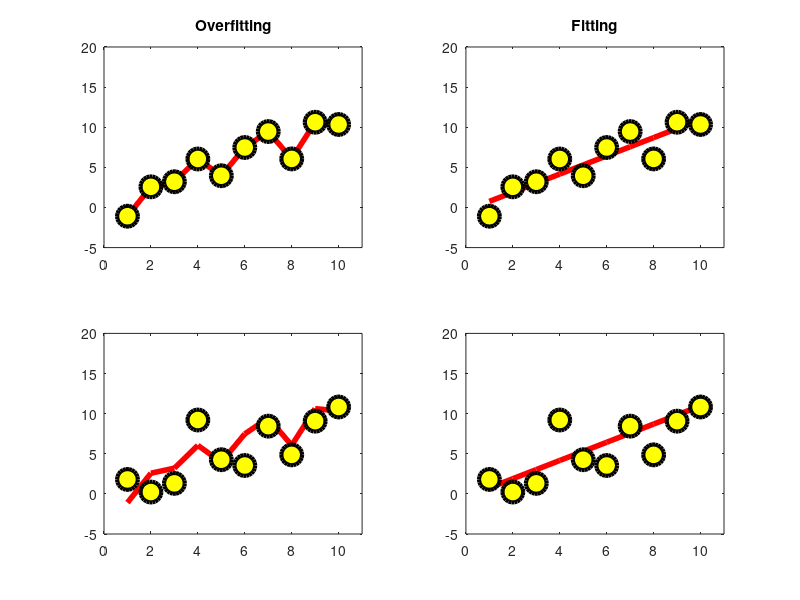

The MATLAB source for this figure:
%% Matlab for Brain and Cognitive Scientists
% Matlab code for Chapter 2
% Mike X Cohen
% 
% This code accompanies the book 
%      "Matlab for Brain and Cognitive Scientists" (MIT Press, 2017).
% Using the code without following the book may lead to confusion, 
% incorrect data analyses, and misinterpretations of results. 
% Mike X Cohen assumes no responsibility for incorrect use of this code. 

%% Figure 2.01
% using polynomials to demonstrate fitting vs. overfitting
% (you'll learn about what this code means in chapter 28)

% generate data
N = 10; % number of datapoints
data1 = linspace(1,10,N) + 2*randn(1,N); % linearly increasing with noise
data2 = linspace(1,10,N) + 2*randn(1,N);

% polynomial that over-fits the data (N+1 coefficients!)
polycoefsOver = polyfit(1:N,data1,N);
% estimated data based on the coefficients
yHat = polyval(polycoefsOver,1:N);

% plot
figure(1), clf

% plot the data and over-fit model
subplot(221)
plot(yHat,'r','linew',4), hold on
plot(data1,'ko','linew',3,'markerface','y','markersize',15)
set(gca,'xlim',[0 11],'ylim',[-5 20])
title('Overfitting')

% plot the model on new data with the same underlying 
% structure but different noise.
subplot(223)
plot(yHat,'r','linew',4), hold on
plot(data2,'ko','linew',3,'markerface','y','markersize',15)
set(gca,'xlim',[0 11],'ylim',[-5 20])



% now a polynomial fit with 1 coefficient
polycoefsGood = polyfit(1:N,data1,1);
% estimated data based on the coefficients
yHat = polyval(polycoefsGood,1:N);

% plot data and model fit
subplot(222)
plot(yHat,'r','linew',4), hold on
plot(data1,'ko','linew',3,'markerface','y','markersize',15)
set(gca,'xlim',[0 11],'ylim',[-5 20])
title('Fitting')

% plot new data and same model
subplot(224)
plot(yHat,'r','linew',4), hold on
plot(data2,'ko','linew',3,'markerface','y','markersize',15)
set(gca,'xlim',[0 11],'ylim',[-5 20])

%% end.
